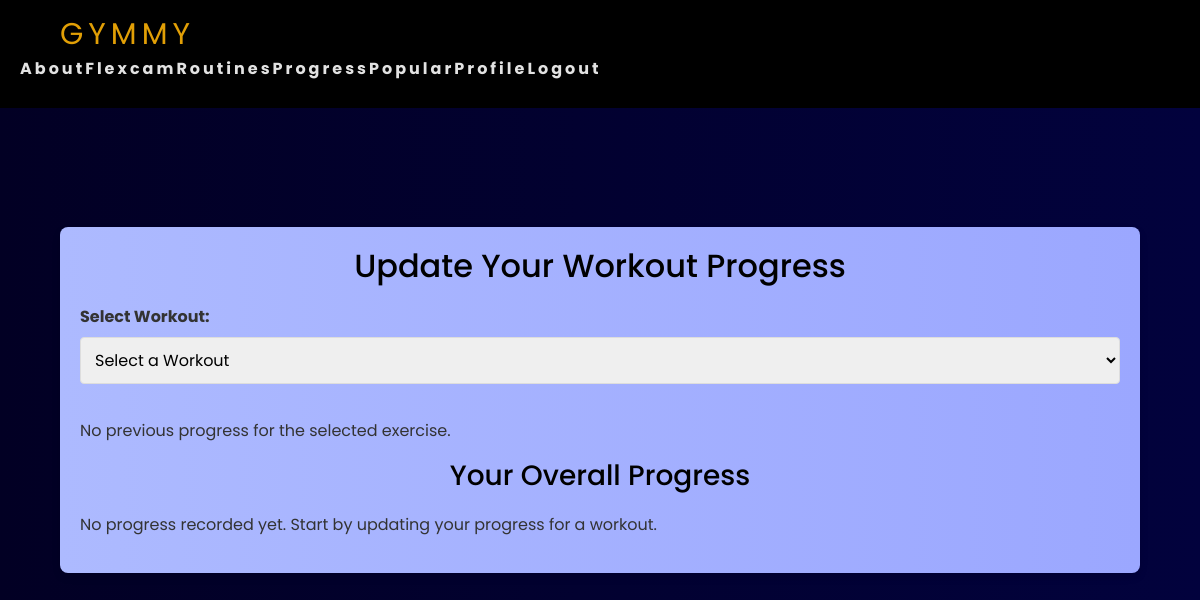
Page /progress/ (signed in) on the earlier database version.
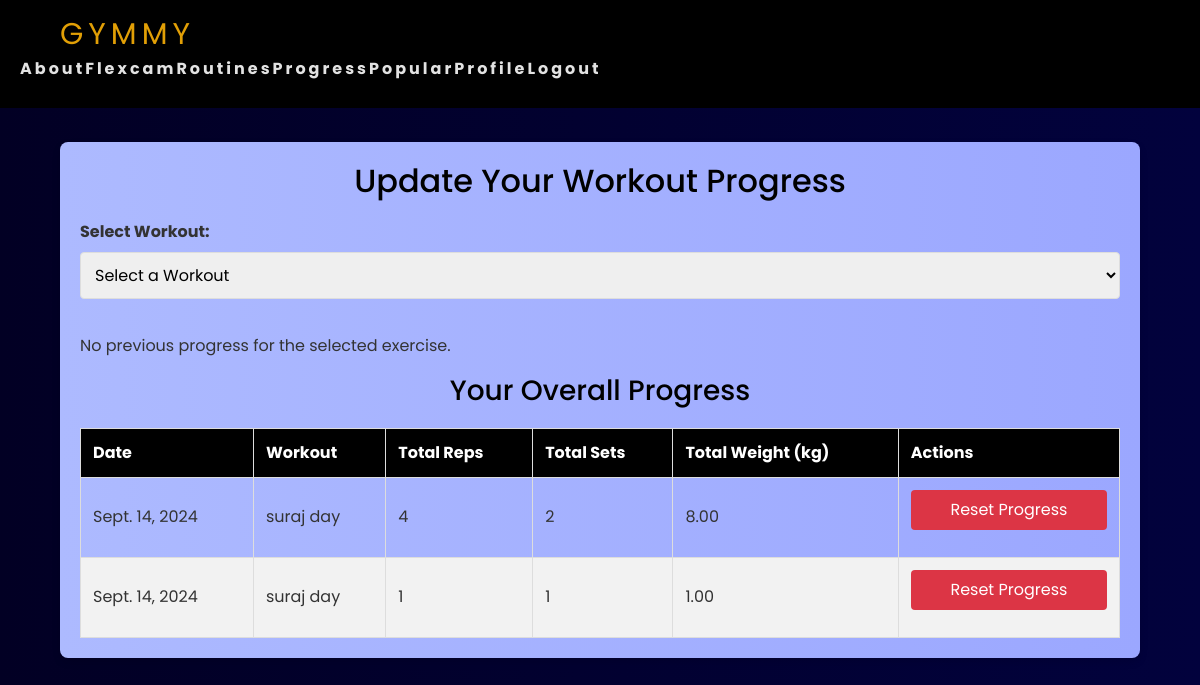
Same page on the later database version.
### gymmy/models.py (models this page shows, shortened)
class WorkoutProgress(models.Model):
    user = models.ForeignKey(User, on_delete=models.CASCADE, related_name='workout_progress')
    workout = models.ForeignKey('Workout', on_delete=models.CASCADE, related_name='progress')
    exercise = models.ForeignKey('WorkoutExercise', on_delete=models.CASCADE, related_name='exercise_progress', null=True, blank=True)
    date = models.DateField(default=timezone.now)
    total_reps = models.PositiveIntegerField(default=0)
    total_sets = models.PositiveIntegerField(default=0)
    total_weight = models.DecimalField(max_digits=10, decimal_places=2, default=0.00)
    single_weight = models.DecimalField(max_digits=10, decimal_places=2, default=0.00)

class Workout(models.Model):
    user = models.ForeignKey(User, on_delete=models.CASCADE, related_name='workouts')
    name = models.CharField(max_length=50)

### gymmy/views.py (the view, shortened to what this page needs)
# urls.py: path('progress/',views.progress_tracker, name="progress"),
@login_required
def progress_tracker(request):
    workouts = Workout.objects.filter(user=request.user)
    routines = []
    selected_workout = None
    selected_exercise_id = request.POST.get('exercise_id')
    exercise_progresses = []
    selected_workout_id = request.POST.get('workout_id')
    progresses = WorkoutProgress.objects.filter(user=request.user).order_by('-date')
    return render(request, 'gymmy/progress.html', {
        'progresses': progresses,
        'workouts': workouts,
        'routines': routines,
        'selected_workout_id': selected_workout_id,
        'selected_workout': selected_workout,
        'exercise_progresses': exercise_progresses,
        'selected_exercise_id': selected_exercise_id,
    })

### gymmy/templates/gymmy/progress.html (shortened to what this page needs)
{% extends 'gymmy/base.html' %}
{% load static %}
{% block css %}
<link rel="stylesheet" href="{% static 'css/progress.css' %}">
{% endblock %}
{% block content %}
<div class="container">
    <h2>Update Your Workout Progress</h2>
    <form method="POST">
        <label for="workout">Select Workout:</label>
        <select name="workout_id" required onchange="this.form.submit()">
            <option value="">Select a Workout</option>
        </select>
    </form>
    {% if exercise_progresses %}
    <h4>Previous Progress for Selected Exercise</h4>
    <table>
        <thead>
            <tr>
                <th>Date</th>
                <th>Total Reps</th>
                <th>Total Sets</th>
                <th>Single Weight (kg)</th>
            </tr>
        </thead>
        <tbody>
            {% for progress in exercise_progresses %}
            <tr>
                <td>{{ progress.date }}</td>
                <td>{{ progress.total_reps }}</td>
                <td>{{ progress.total_sets }}</td>
                <td>{{ progress.single_weight }}</td>
            </tr>
            {% endfor %}
        </tbody>
    </table>
    {% else %}
    <p>No previous progress for the selected exercise.</p>
    {% endif %}
    <h3>Your Overall Progress</h3>
    {% if progresses %}
    <table>
        <thead>
            <tr>
                <th>Date</th>
                <th>Workout</th>
                <th>Total Reps</th>
                <th>Total Sets</th>
                <th>Total Weight (kg)</th>
                <th>Actions</th>
            </tr>
        </thead>
        <tbody>
            {% for progress in progresses %}
            <tr>
                <td>{{ progress.date }}</td>
                <td>{{ progress.workout.name }}</td>
                <td>{{ progress.total_reps }}</td>
                <td>{{ progress.total_sets }}</td>
                <td>{{ progress.total_weight }}</td>
                <td>
                    <form action="{% url 'reset_progress' progress.id %}" method="POST" style="display:inline;">
                        <button type="submit" class="btn-reset">Reset Progress</button>
                    </form>
                </td>
            </tr>
            {% endfor %}
        </tbody>
    </table>
    {% else %}
    <p>No progress recorded yet. Start by updating your progress for a workout.</p>
    {% endif %}
</div>
{% endblock %}

Differences in the rows shown:
added WorkoutProgress: date "Sept. 14, 2024", workout.name "suraj day", total_reps "4", total_sets "2", total_weight "8.00"
added WorkoutProgress: date "Sept. 14, 2024", workout.name "suraj day", total_reps "1", total_sets "1", total_weight "1.00"
Other differences:
text no longer shown: "No progress recorded yet. Start by updating your progress for a workout."
text now shown: "Date Workout Total Reps Total Sets Total Weight (kg) Actions"
